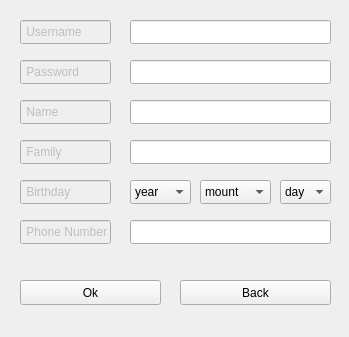
<?xml version="1.0" encoding="UTF-8"?>
<ui version="4.0">
 <class>FormRegister</class>
 <widget class="QWidget" name="FormRegister">
  <property name="geometry">
   <rect>
    <x>0</x>
    <y>0</y>
    <width>349</width>
    <height>337</height>
   </rect>
  </property>
  <property name="windowTitle">
   <string>Register</string>
  </property>
  <property name="windowIcon">
   <iconset>
    <normalon>:/image/snake.jpeg</normalon>
   </iconset>
  </property>
  <widget class="QLineEdit" name="lineEdit">
   <property name="enabled">
    <bool>false</bool>
   </property>
   <property name="geometry">
    <rect>
     <x>20</x>
     <y>20</y>
     <width>91</width>
     <height>24</height>
    </rect>
   </property>
   <property name="text">
    <string> Username</string>
   </property>
  </widget>
  <widget class="QLineEdit" name="lineEdit_2">
   <property name="enabled">
    <bool>false</bool>
   </property>
   <property name="geometry">
    <rect>
     <x>20</x>
     <y>60</y>
     <width>91</width>
     <height>24</height>
    </rect>
   </property>
   <property name="text">
    <string> Password</string>
   </property>
  </widget>
  <widget class="QLineEdit" name="lineEdit_3">
   <property name="enabled">
    <bool>false</bool>
   </property>
   <property name="geometry">
    <rect>
     <x>20</x>
     <y>100</y>
     <width>91</width>
     <height>24</height>
    </rect>
   </property>
   <property name="text">
    <string> Name</string>
   </property>
  </widget>
  <widget class="QLineEdit" name="lineEdit_4">
   <property name="enabled">
    <bool>false</bool>
   </property>
   <property name="geometry">
    <rect>
     <x>20</x>
     <y>140</y>
     <width>91</width>
     <height>24</height>
    </rect>
   </property>
   <property name="text">
    <string> Family</string>
   </property>
  </widget>
  <widget class="QLineEdit" name="lineEdit_5">
   <property name="enabled">
    <bool>false</bool>
   </property>
   <property name="geometry">
    <rect>
     <x>20</x>
     <y>180</y>
     <width>91</width>
     <height>24</height>
    </rect>
   </property>
   <property name="text">
    <string> Birthday</string>
   </property>
  </widget>
  <widget class="QLineEdit" name="lineEdit_7">
   <property name="enabled">
    <bool>false</bool>
   </property>
   <property name="geometry">
    <rect>
     <x>20</x>
     <y>220</y>
     <width>91</width>
     <height>24</height>
    </rect>
   </property>
   <property name="text">
    <string> Phone Number</string>
   </property>
  </widget>
  <widget class="QLineEdit" name="r_user">
   <property name="geometry">
    <rect>
     <x>130</x>
     <y>20</y>
     <width>201</width>
     <height>24</height>
    </rect>
   </property>
  </widget>
  <widget class="QLineEdit" name="r_pass">
   <property name="geometry">
    <rect>
     <x>130</x>
     <y>60</y>
     <width>201</width>
     <height>24</height>
    </rect>
   </property>
  </widget>
  <widget class="QLineEdit" name="r_name">
   <property name="geometry">
    <rect>
     <x>130</x>
     <y>100</y>
     <width>201</width>
     <height>24</height>
    </rect>
   </property>
  </widget>
  <widget class="QLineEdit" name="r_family">
   <property name="geometry">
    <rect>
     <x>130</x>
     <y>140</y>
     <width>201</width>
     <height>24</height>
    </rect>
   </property>
  </widget>
  <widget class="QLineEdit" name="r_phone">
   <property name="geometry">
    <rect>
     <x>130</x>
     <y>220</y>
     <width>201</width>
     <height>24</height>
    </rect>
   </property>
  </widget>
  <widget class="QComboBox" name="r_yaer">
   <property name="geometry">
    <rect>
     <x>130</x>
     <y>180</y>
     <width>61</width>
     <height>24</height>
    </rect>
   </property>
   <item>
    <property name="text">
     <string>year</string>
    </property>
   </item>
   <item>
    <property name="text">
     <string>2000</string>
    </property>
   </item>
   <item>
    <property name="text">
     <string>2001</string>
    </property>
   </item>
   <item>
    <property name="text">
     <string>2002</string>
    </property>
   </item>
   <item>
    <property name="text">
     <string>2003</string>
    </property>
   </item>
   <item>
    <property name="text">
     <string>2004</string>
    </property>
   </item>
   <item>
    <property name="text">
     <string>2005</string>
    </property>
   </item>
   <item>
    <property name="text">
     <string>2006</string>
    </property>
   </item>
   <item>
    <property name="text">
     <string>2007</string>
    </property>
   </item>
   <item>
    <property name="text">
     <string>2008</string>
    </property>
   </item>
   <item>
    <property name="text">
     <string>2009</string>
    </property>
   </item>
   <item>
    <property name="text">
     <string>2010</string>
    </property>
   </item>
   <item>
    <property name="text">
     <string>2011</string>
    </property>
   </item>
   <item>
    <property name="text">
     <string>2012</string>
    </property>
   </item>
   <item>
    <property name="text">
     <string>2013</string>
    </property>
   </item>
   <item>
    <property name="text">
     <string>2014</string>
    </property>
   </item>
   <item>
    <property name="text">
     <string>2015</string>
    </property>
   </item>
   <item>
    <property name="text">
     <string>2016</string>
    </property>
   </item>
   <item>
    <property name="text">
     <string>2017</string>
    </property>
   </item>
   <item>
    <property name="text">
     <string>2018</string>
    </property>
   </item>
   <item>
    <property name="text">
     <string>2019</string>
    </property>
   </item>
   <item>
    <property name="text">
     <string>2020</string>
    </property>
   </item>
   <item>
    <property name="text">
     <string>2021</string>
    </property>
   </item>
  </widget>
  <widget class="QComboBox" name="r_mount">
   <property name="geometry">
    <rect>
     <x>200</x>
     <y>180</y>
     <width>71</width>
     <height>24</height>
    </rect>
   </property>
   <item>
    <property name="text">
     <string>mount</string>
    </property>
   </item>
   <item>
    <property name="text">
     <string>1</string>
    </property>
   </item>
   <item>
    <property name="text">
     <string>2</string>
    </property>
   </item>
   <item>
    <property name="text">
     <string>3</string>
    </property>
   </item>
   <item>
    <property name="text">
     <string>4</string>
    </property>
   </item>
   <item>
    <property name="text">
     <string>5</string>
    </property>
   </item>
   <item>
    <property name="text">
     <string>6</string>
    </property>
   </item>
   <item>
    <property name="text">
     <string>7</string>
    </property>
   </item>
   <item>
    <property name="text">
     <string>8</string>
    </property>
   </item>
   <item>
    <property name="text">
     <string>9</string>
    </property>
   </item>
   <item>
    <property name="text">
     <string>10</string>
    </property>
   </item>
   <item>
    <property name="text">
     <string>11</string>
    </property>
   </item>
   <item>
    <property name="text">
     <string>12</string>
    </property>
   </item>
  </widget>
  <widget class="QComboBox" name="r_day">
   <property name="geometry">
    <rect>
     <x>280</x>
     <y>180</y>
     <width>51</width>
     <height>24</height>
    </rect>
   </property>
   <item>
    <property name="text">
     <string>day</string>
    </property>
   </item>
   <item>
    <property name="text">
     <string>1</string>
    </property>
   </item>
   <item>
    <property name="text">
     <string>2</string>
    </property>
   </item>
   <item>
    <property name="text">
     <string>3</string>
    </property>
   </item>
   <item>
    <property name="text">
     <string>4</string>
    </property>
   </item>
   <item>
    <property name="text">
     <string>5</string>
    </property>
   </item>
   <item>
    <property name="text">
     <string>6</string>
    </property>
   </item>
   <item>
    <property name="text">
     <string>7</string>
    </property>
   </item>
   <item>
    <property name="text">
     <string>8</string>
    </property>
   </item>
   <item>
    <property name="text">
     <string>9</string>
    </property>
   </item>
   <item>
    <property name="text">
     <string>10</string>
    </property>
   </item>
   <item>
    <property name="text">
     <string>11</string>
    </property>
   </item>
   <item>
    <property name="text">
     <string>12</string>
    </property>
   </item>
   <item>
    <property name="text">
     <string>13</string>
    </property>
   </item>
   <item>
    <property name="text">
     <string>14</string>
    </property>
   </item>
   <item>
    <property name="text">
     <string>15</string>
    </property>
   </item>
   <item>
    <property name="text">
     <string>16</string>
    </property>
   </item>
   <item>
    <property name="text">
     <string>17</string>
    </property>
   </item>
   <item>
    <property name="text">
     <string>18</string>
    </property>
   </item>
   <item>
    <property name="text">
     <string>19</string>
    </property>
   </item>
   <item>
    <property name="text">
     <string>20</string>
    </property>
   </item>
   <item>
    <property name="text">
     <string>21</string>
    </property>
   </item>
   <item>
    <property name="text">
     <string>22</string>
    </property>
   </item>
   <item>
    <property name="text">
     <string>23</string>
    </property>
   </item>
   <item>
    <property name="text">
     <string>24</string>
    </property>
   </item>
   <item>
    <property name="text">
     <string>25</string>
    </property>
   </item>
   <item>
    <property name="text">
     <string>26</string>
    </property>
   </item>
   <item>
    <property name="text">
     <string>27</string>
    </property>
   </item>
   <item>
    <property name="text">
     <string>28</string>
    </property>
   </item>
   <item>
    <property name="text">
     <string>29</string>
    </property>
   </item>
   <item>
    <property name="text">
     <string>30</string>
    </property>
   </item>
   <item>
    <property name="text">
     <string>31</string>
    </property>
   </item>
  </widget>
  <widget class="QPushButton" name="r_ok">
   <property name="geometry">
    <rect>
     <x>20</x>
     <y>280</y>
     <width>141</width>
     <height>25</height>
    </rect>
   </property>
   <property name="text">
    <string>Ok</string>
   </property>
  </widget>
  <widget class="QPushButton" name="r_back">
   <property name="geometry">
    <rect>
     <x>180</x>
     <y>280</y>
     <width>151</width>
     <height>25</height>
    </rect>
   </property>
   <property name="text">
    <string>Back</string>
   </property>
  </widget>
 </widget>
 <resources/>
 <connections/>
</ui>
